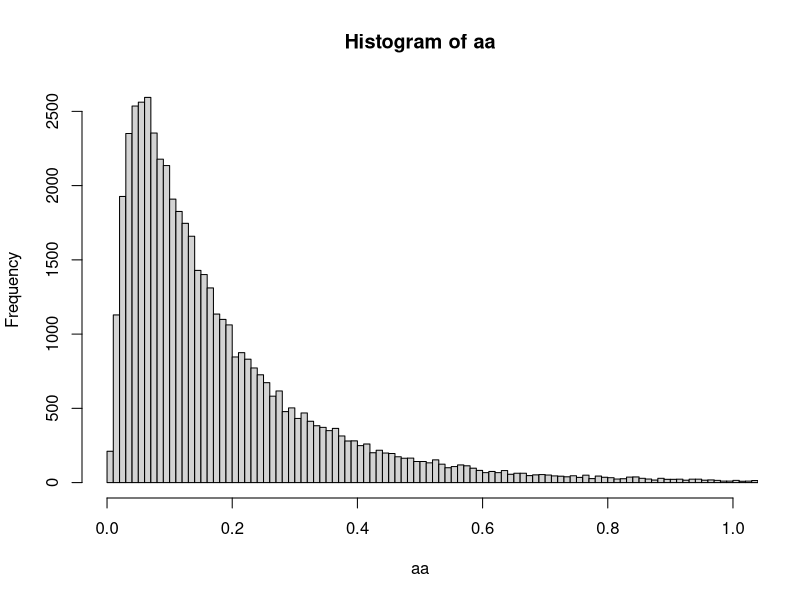
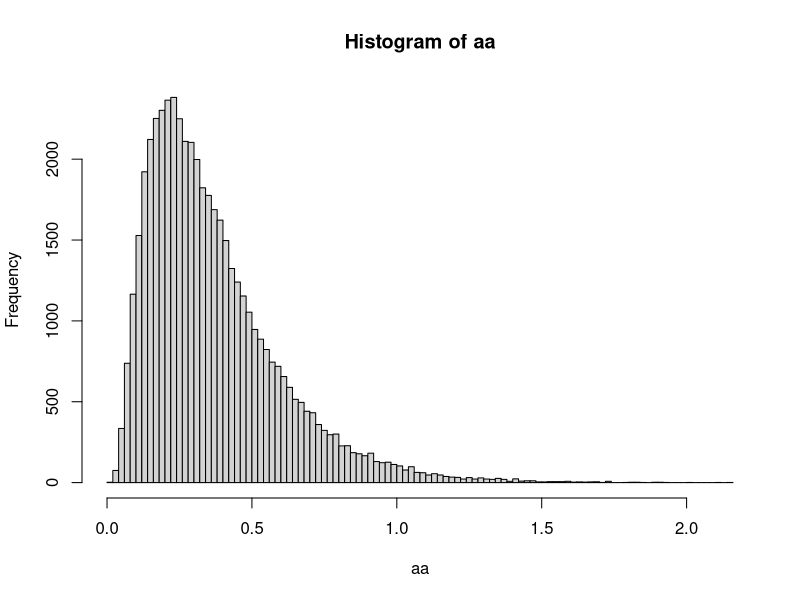
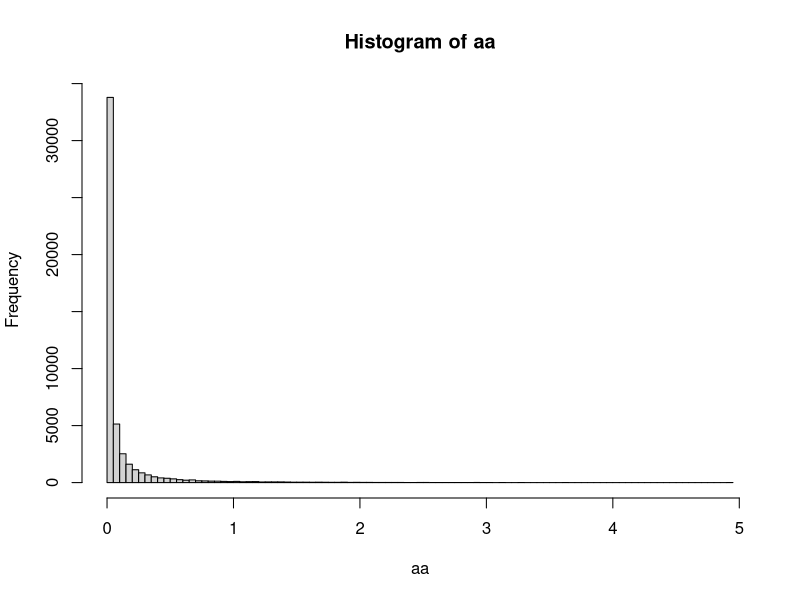
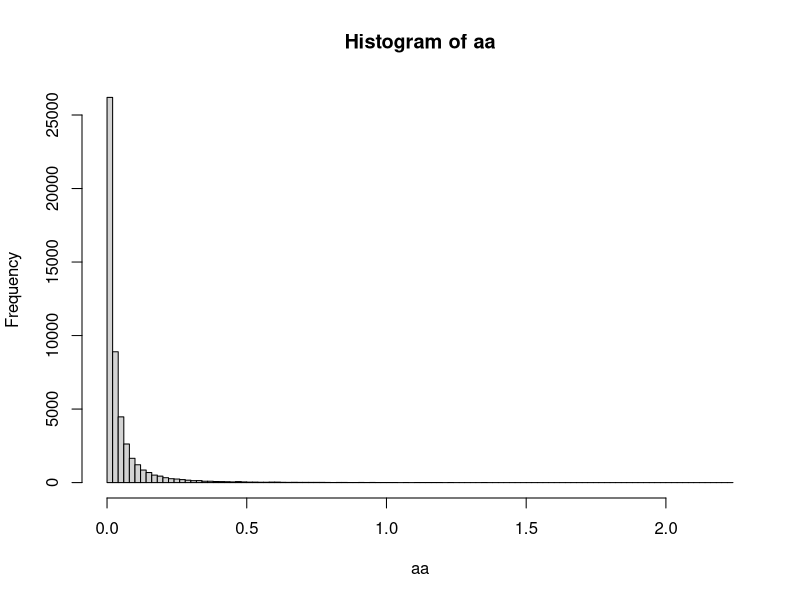
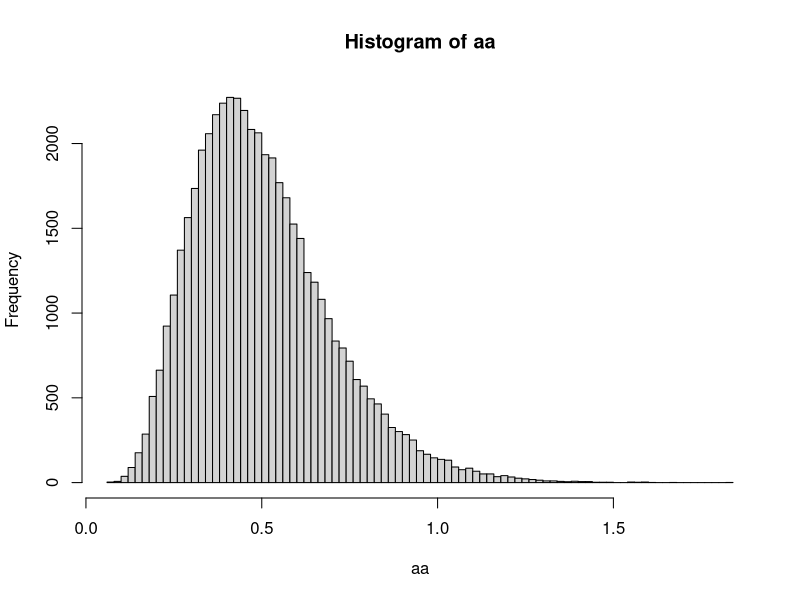
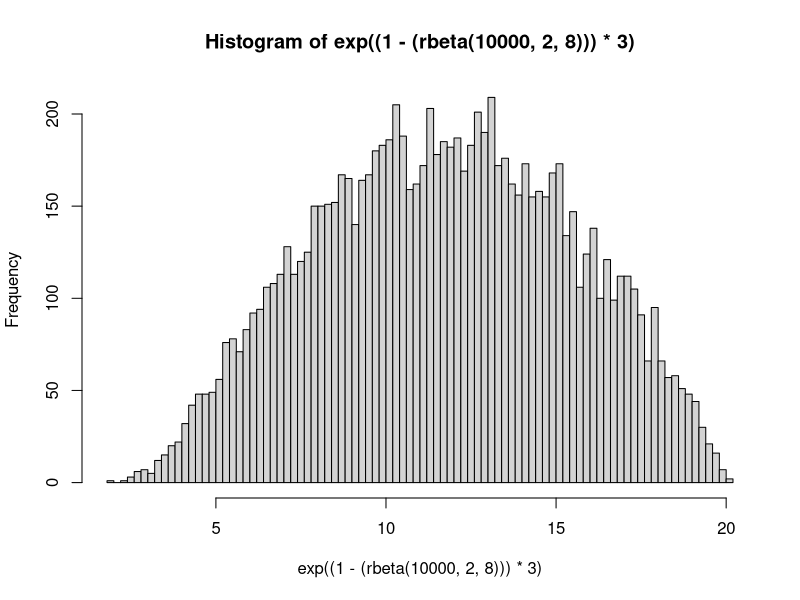
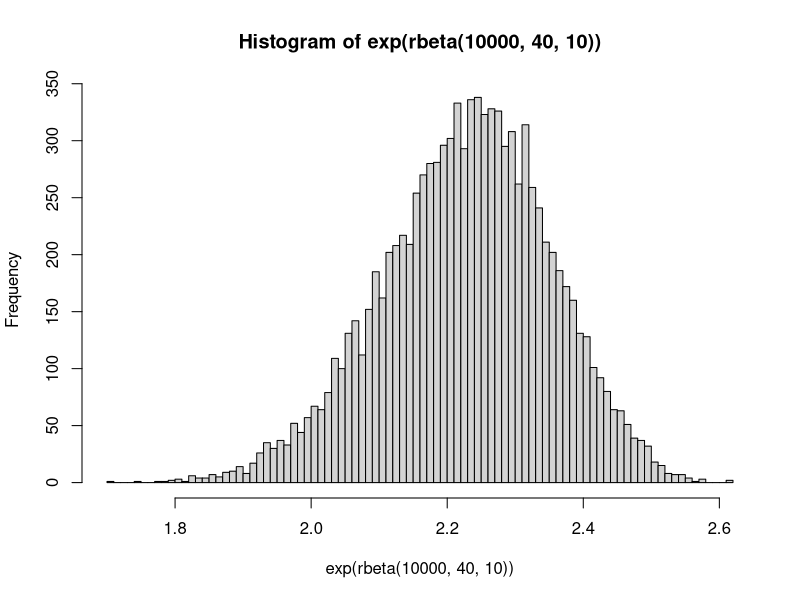
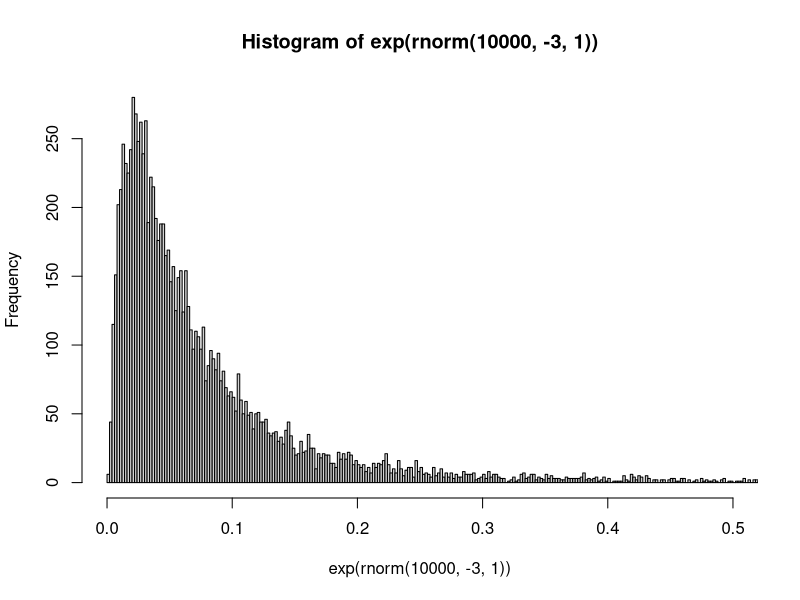

Generate these figures, in order, with R:
library(tidyverse)

softplus=function(x){
  return(log(1+exp(x)))
}

aa=softplus(rnorm(50000,-2,1))
quantile(aa,probs=c(0.025,0.5,0.975))
hist(aa,breaks=200,xlim=c(0,1))

# 2.5%         50%       97.5% 
# 0.001483015 0.048394356 1.006163756 

library(tidyverse)

softplus=function(x){
  return(log(1+exp(x)))
}


aa=softplus(rnorm(50000,-1,0.75))
quantile(aa,probs=c(0.025,0.5,0.975))
hist(aa,breaks=100)
# 2.5%        50%      97.5% 
# 0.08064485 0.31375553 0.95917994 

# E_misc
aa=softplus(rnorm(50000,-4,2.3))
quantile(aa,probs=c(0.025,0.5,0.975))
hist(aa,breaks=100)
# 2.5%          50%        97.5% 
# 0.0002109215 0.0182869140 0.9945600335 

# sigma_net
aa=softplus(rnorm(50000,-4,1.5))
quantile(aa,probs=c(0.025,0.5,0.975))
hist(aa,breaks=100)
# 2.5%          50%        97.5% 
# 0.0009852637 0.0181358328 0.2959371127 




aa=softplus(rnorm(50000,-.5,0.5))
quantile(aa,probs=c(0.025,0.5,0.975))
hist(aa,breaks=100)
# 2.5%       50%     97.5% 
# 0.2039341 0.4722836 0.9513658 


hist(exp((1-(rbeta(10000,2,8)))*3),breaks=100)
hist(exp(rbeta(10000,40,10)),breaks=100)


#     def calculate_concentration(self,mu,sigma):
#         concentration_alpha=((1-mu)/(sigma**2)-1/mu)*(mu**2)
#         concentration_beta=concentration_alpha*(1/mu-1)
#         return concentration_alpha, concentration_beta

# concentration1=10
# concentration2=5
# ab=rbeta(10000,concentration1,concentration2)
# mean(ab)
# sd(ab)
# calculate_concentration=function(mu,sigma){
#   concentration_alpha=((1-mu)/(sigma^2)-1/mu)*(mu^2)
#   concentration_beta=concentration_alpha*(1/mu-1)
#   print(concentration_alpha)
#   print(concentration_beta)
# }
# 
# calculate_concentration(mean(ab),sd(ab))
# calculate_concentration(1,0.5)
# calculate_concentration(4,0.5)




sigmoid=function(x,k=1){
  return(1/(1+exp(-k*x)))
}
# exponential right skewed to left skewed
hist(exp(rnorm(10000,-3,1.0)),breaks=1000,xlim=c(0,0.5))

par(mfrow=c(1,2))
#hist(softplus((rnorm(10000,1,0.9)),k=1)*0.6,breaks=1000,xlim=c(0,1))
hist(((rnorm(10000,1,1.))),breaks=100,xlim=c(-2,4))
hist(sigmoid((rnorm(10000,1,1)),k=1),breaks=100,xlim=c(0,1))
hist((softplus(rnorm(10000,-2,1))),breaks=100,xlim=c(0,1))

df=tibble(sigmoid=sigmoid(rnorm(10000,1,1)),
       softplus=softplus(rnorm(10000,-2,1)))

ggplot(df%>%pivot_longer(cols=c(sigmoid,softplus)),aes(value))+geom_density()+facet_grid(rows=vars(name),scales="free")+theme_bw()+
  scale_y_continuous(expand=c(0,0)) +scale_x_continuous(expand=c(0,0),limits=c(0,1)) 


abc=rnorm(10000,0.5,1.0)
hist(sigmoid(abc))
quantile(sigmoid(abc),probs=c(0.025,0.5,0.975))
sigmoid(-2:2)



library(tidyverse)



dd=tibble(x=c('1','1','2','2'),ymin_=c(1,2,3,4),ymax_=c(6,7,8,9),lower_=c(2,3,4,5),upper_=c(4,5,6,7),middle_=c(3,4,5,6),mark=c("c","d","c","d"))
ggplot(dd,aes(x=x,group=interaction(x,mark)))+geom_boxplot(aes(fill=mark,ymin=ymin_,ymax=ymax_,lower=lower_,middle=middle_,upper=upper_),width=0.5, stat = "identity")




min_max_recover=function(x,x_min=-20,x_max=40,lower=-1,upper=1.){
  return ((x-lower)*(x_max-x_min)/(upper-lower)+x_min)
}
aa=rnorm(n=5000,mean=-1/3,sd=0.2)
abc=min_max_recover(x=aa)

quantile(abc,probs=c(0.025,0.5,0.975))

